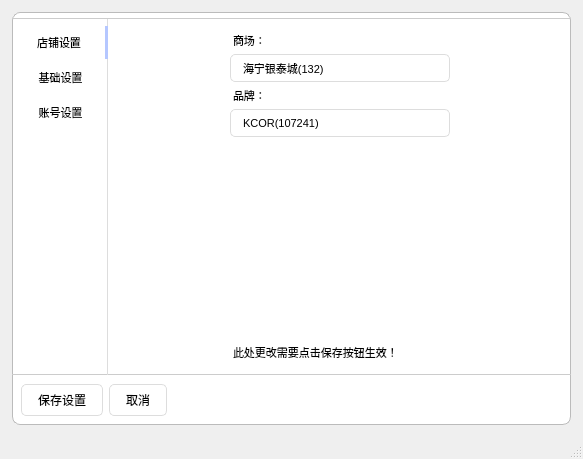
<?xml version="1.0" encoding="UTF-8"?>
<ui version="4.0">
 <class>SettingWindow</class>
 <widget class="QMainWindow" name="SettingWindow">
  <property name="geometry">
   <rect>
    <x>0</x>
    <y>0</y>
    <width>583</width>
    <height>459</height>
   </rect>
  </property>
  <property name="sizePolicy">
   <sizepolicy hsizetype="Preferred" vsizetype="Preferred">
    <horstretch>0</horstretch>
    <verstretch>0</verstretch>
   </sizepolicy>
  </property>
  <property name="minimumSize">
   <size>
    <width>0</width>
    <height>0</height>
   </size>
  </property>
  <property name="maximumSize">
   <size>
    <width>16777215</width>
    <height>16777215</height>
   </size>
  </property>
  <property name="windowTitle">
   <string>设置</string>
  </property>
  <property name="styleSheet">
   <string notr="true"/>
  </property>
  <widget class="QWidget" name="centralwidget">
   <layout class="QHBoxLayout" name="horizontalLayout_6" stretch="0">
    <property name="spacing">
     <number>0</number>
    </property>
    <property name="leftMargin">
     <number>12</number>
    </property>
    <property name="topMargin">
     <number>12</number>
    </property>
    <property name="rightMargin">
     <number>12</number>
    </property>
    <property name="bottomMargin">
     <number>12</number>
    </property>
    <item>
     <widget class="QWidget" name="ctr_widget" native="true">
      <property name="styleSheet">
       <string notr="true">#ctr_widget{
	background-color: #ffffff;
	border-radius: 8px;
	border: 1px solid #bbbbbb;
}
#pushButton_close{
	border-top-right-radius: 8px;
}</string>
      </property>
      <layout class="QVBoxLayout" name="verticalLayout">
       <property name="spacing">
        <number>0</number>
       </property>
       <property name="leftMargin">
        <number>0</number>
       </property>
       <property name="topMargin">
        <number>0</number>
       </property>
       <property name="rightMargin">
        <number>0</number>
       </property>
       <property name="bottomMargin">
        <number>0</number>
       </property>
       <item>
        <widget class="QWidget" name="widget_set_control" native="true">
         <property name="styleSheet">
          <string notr="true"/>
         </property>
         <layout class="QVBoxLayout" name="verticalLayout_set_control">
          <property name="spacing">
           <number>0</number>
          </property>
          <property name="leftMargin">
           <number>0</number>
          </property>
          <property name="topMargin">
           <number>0</number>
          </property>
          <property name="rightMargin">
           <number>0</number>
          </property>
          <property name="bottomMargin">
           <number>0</number>
          </property>
         </layout>
        </widget>
       </item>
       <item>
        <widget class="QWidget" name="widget_cep" native="true">
         <property name="minimumSize">
          <size>
           <width>0</width>
           <height>6</height>
          </size>
         </property>
         <property name="maximumSize">
          <size>
           <width>16777215</width>
           <height>6</height>
          </size>
         </property>
        </widget>
       </item>
       <item>
        <widget class="QWidget" name="widget" native="true">
         <property name="styleSheet">
          <string notr="true">border-top: 1px solid #cccccc;
border-bottom: 1px solid #cccccc;</string>
         </property>
         <layout class="QHBoxLayout" name="horizontalLayout">
          <property name="spacing">
           <number>0</number>
          </property>
          <property name="leftMargin">
           <number>0</number>
          </property>
          <property name="topMargin">
           <number>0</number>
          </property>
          <property name="rightMargin">
           <number>0</number>
          </property>
          <property name="bottomMargin">
           <number>0</number>
          </property>
          <item>
           <widget class="QWidget" name="widget_menu" native="true">
            <property name="styleSheet">
             <string notr="true">#widget_menu{
	border-right: 1px solid #dddddd;
}
QPushButton {
	border: none;
	padding: 8px 24px;
}
QPushButton:hover{
	background-color: #efefef;
}</string>
            </property>
            <layout class="QVBoxLayout" name="verticalLayout_3">
             <property name="spacing">
              <number>2</number>
             </property>
             <property name="leftMargin">
              <number>1</number>
             </property>
             <property name="topMargin">
              <number>8</number>
             </property>
             <property name="rightMargin">
              <number>0</number>
             </property>
             <property name="bottomMargin">
              <number>1</number>
             </property>
             <item>
              <widget class="QPushButton" name="pushButton_shop">
               <property name="font">
                <font>
                 <pointsize>8</pointsize>
                </font>
               </property>
               <property name="cursor">
                <cursorShape>PointingHandCursor</cursorShape>
               </property>
               <property name="styleSheet">
                <string notr="true">border-right: 3px solid #b5c7ff;</string>
               </property>
               <property name="text">
                <string>店铺设置</string>
               </property>
               <property name="icon">
                <iconset resource="../resourse.qrc">
                 <normaloff>:/images/colorful/factory.png</normaloff>:/images/colorful/factory.png</iconset>
               </property>
              </widget>
             </item>
             <item>
              <widget class="QPushButton" name="pushButton_base">
               <property name="font">
                <font>
                 <pointsize>8</pointsize>
                </font>
               </property>
               <property name="cursor">
                <cursorShape>PointingHandCursor</cursorShape>
               </property>
               <property name="text">
                <string>基础设置</string>
               </property>
               <property name="icon">
                <iconset resource="../resourse.qrc">
                 <normaloff>:/images/colorful/set-up-dot.png</normaloff>:/images/colorful/set-up-dot.png</iconset>
               </property>
              </widget>
             </item>
             <item>
              <widget class="QPushButton" name="pushButton_account">
               <property name="font">
                <font>
                 <pointsize>8</pointsize>
                </font>
               </property>
               <property name="cursor">
                <cursorShape>PointingHandCursor</cursorShape>
               </property>
               <property name="text">
                <string>账号设置</string>
               </property>
               <property name="icon">
                <iconset resource="../resourse.qrc">
                 <normaloff>:/images/colorful/user.png</normaloff>:/images/colorful/user.png</iconset>
               </property>
              </widget>
             </item>
             <item>
              <spacer name="verticalSpacer">
               <property name="orientation">
                <enum>Qt::Vertical</enum>
               </property>
               <property name="sizeHint" stdset="0">
                <size>
                 <width>20</width>
                 <height>256</height>
                </size>
               </property>
              </spacer>
             </item>
            </layout>
           </widget>
          </item>
          <item>
           <widget class="QStackedWidget" name="stacked_content">
            <property name="styleSheet">
             <string notr="true">border: none;</string>
            </property>
            <widget class="QWidget" name="page_shop">
             <layout class="QHBoxLayout" name="horizontalLayout_3">
              <property name="spacing">
               <number>0</number>
              </property>
              <property name="leftMargin">
               <number>12</number>
              </property>
              <property name="topMargin">
               <number>12</number>
              </property>
              <property name="rightMargin">
               <number>12</number>
              </property>
              <property name="bottomMargin">
               <number>12</number>
              </property>
              <item>
               <spacer name="horizontalSpacer_2">
                <property name="orientation">
                 <enum>Qt::Horizontal</enum>
                </property>
                <property name="sizeHint" stdset="0">
                 <size>
                  <width>97</width>
                  <height>20</height>
                 </size>
                </property>
               </spacer>
              </item>
              <item>
               <widget class="QWidget" name="widget_shop" native="true">
                <property name="minimumSize">
                 <size>
                  <width>220</width>
                  <height>0</height>
                 </size>
                </property>
                <property name="styleSheet">
                 <string notr="true">QLabel{
    padding: 2px 0;
	font-size: 8pt;
}
QComboBox{
    padding: 5px 12px;
	border: 1px solid #dddddd;
    border-radius: 5px;
    background-color: #ffffff;
	font-size: 8pt;
}
QComboBox:hover{
	border-color: #8eabff;
}
QComboBox::drop-down{
    background-color: none;
    border-radius: 5px;
}
QComboBox QAbstractItemView{
	font-size: 8pt;
    border: none;
}
QComboBox QAbstractItemView:focus{
	outline: none;
}
QComboBox QAbstractItemView::item{
    height: 27px;
    color: #000000;
    padding: 0 9px;
    background-color: #ffffff;
}
QComboBox QAbstractItemView::item:selected{
    background-color: #f3f3f3;
}</string>
                </property>
                <layout class="QVBoxLayout" name="verticalLayout_2">
                 <property name="spacing">
                  <number>3</number>
                 </property>
                 <property name="leftMargin">
                  <number>0</number>
                 </property>
                 <property name="topMargin">
                  <number>0</number>
                 </property>
                 <property name="rightMargin">
                  <number>0</number>
                 </property>
                 <property name="bottomMargin">
                  <number>0</number>
                 </property>
                 <item>
                  <widget class="QLabel" name="label_store">
                   <property name="text">
                    <string>商场：</string>
                   </property>
                  </widget>
                 </item>
                 <item>
                  <widget class="QComboBox" name="comboBox_store">
                   <item>
                    <property name="text">
                     <string>海宁银泰城(132)</string>
                    </property>
                   </item>
                   <item>
                    <property name="text">
                     <string>杭州文化广场(HZ13)</string>
                    </property>
                   </item>
                   <item>
                    <property name="text">
                     <string>杭州滨江银泰广场(HZ20)</string>
                    </property>
                   </item>
                  </widget>
                 </item>
                 <item>
                  <widget class="QLabel" name="label_brand">
                   <property name="text">
                    <string>品牌：</string>
                   </property>
                  </widget>
                 </item>
                 <item>
                  <widget class="QComboBox" name="comboBox_brand">
                   <item>
                    <property name="text">
                     <string>KCOR(107241)</string>
                    </property>
                   </item>
                   <item>
                    <property name="text">
                     <string>NT(107756)</string>
                    </property>
                   </item>
                   <item>
                    <property name="text">
                     <string>兔皇(5649)</string>
                    </property>
                   </item>
                   <item>
                    <property name="text">
                     <string>DR(111862)</string>
                    </property>
                   </item>
                  </widget>
                 </item>
                 <item>
                  <spacer name="verticalSpacer_2">
                   <property name="orientation">
                    <enum>Qt::Vertical</enum>
                   </property>
                   <property name="sizeHint" stdset="0">
                    <size>
                     <width>20</width>
                     <height>205</height>
                    </size>
                   </property>
                  </spacer>
                 </item>
                 <item>
                  <widget class="QLabel" name="label">
                   <property name="text">
                    <string>此处更改需要点击保存按钮生效！</string>
                   </property>
                  </widget>
                 </item>
                </layout>
               </widget>
              </item>
              <item>
               <spacer name="horizontalSpacer_3">
                <property name="orientation">
                 <enum>Qt::Horizontal</enum>
                </property>
                <property name="sizeHint" stdset="0">
                 <size>
                  <width>96</width>
                  <height>20</height>
                 </size>
                </property>
               </spacer>
              </item>
             </layout>
            </widget>
            <widget class="QWidget" name="page_base">
             <layout class="QHBoxLayout" name="horizontalLayout_7">
              <property name="leftMargin">
               <number>12</number>
              </property>
              <property name="topMargin">
               <number>12</number>
              </property>
              <property name="rightMargin">
               <number>12</number>
              </property>
              <property name="bottomMargin">
               <number>12</number>
              </property>
              <item>
               <spacer name="horizontalSpacer_4">
                <property name="orientation">
                 <enum>Qt::Horizontal</enum>
                </property>
                <property name="sizeHint" stdset="0">
                 <size>
                  <width>40</width>
                  <height>20</height>
                 </size>
                </property>
               </spacer>
              </item>
              <item>
               <widget class="QWidget" name="widget_base" native="true">
                <property name="minimumSize">
                 <size>
                  <width>320</width>
                  <height>0</height>
                 </size>
                </property>
                <property name="styleSheet">
                 <string notr="true">QPushButton{
	background-color: #ffffff;
	border: 1px solid #dddddd;
	border-radius: 5px;
	padding: 6px 16px;
}
QPushButton:hover{
	border-color: #8eabff;
}
QLabel, QPushButton{
	font-size: 8pt;
}
QComboBox{
    padding: 5px 12px;
	border: 1px solid #dddddd;
    border-radius: 5px;
    background-color: #ffffff;
	font-size: 8pt;
}
QComboBox:hover{
	border-color: #8eabff;
}
QComboBox::drop-down{
    background-color: none;
    border-radius: 5px;
}
QComboBox QAbstractItemView{
	font-size: 8pt;
    border: none;
}
QComboBox QAbstractItemView:focus{
	outline: none;
}
QComboBox QAbstractItemView::item{
    height: 27px;
    color: #000000;
    padding: 0 9px;
    background-color: #ffffff;
}
QComboBox QAbstractItemView::item:selected{
    background-color: #f3f3f3;
}</string>
                </property>
                <layout class="QVBoxLayout" name="verticalLayout_5">
                 <property name="leftMargin">
                  <number>0</number>
                 </property>
                 <property name="topMargin">
                  <number>0</number>
                 </property>
                 <property name="rightMargin">
                  <number>0</number>
                 </property>
                 <property name="bottomMargin">
                  <number>0</number>
                 </property>
                 <item>
                  <widget class="QLabel" name="label_cache">
                   <property name="text">
                    <string>缓存位置：</string>
                   </property>
                  </widget>
                 </item>
                 <item>
                  <widget class="QWidget" name="widget_cache" native="true">
                   <property name="font">
                    <font>
                     <pointsize>9</pointsize>
                    </font>
                   </property>
                   <layout class="QHBoxLayout" name="horizontalLayout_5" stretch="1,0">
                    <property name="spacing">
                     <number>0</number>
                    </property>
                    <property name="leftMargin">
                     <number>0</number>
                    </property>
                    <property name="topMargin">
                     <number>0</number>
                    </property>
                    <property name="rightMargin">
                     <number>0</number>
                    </property>
                    <property name="bottomMargin">
                     <number>10</number>
                    </property>
                    <item>
                     <widget class="QLabel" name="label_fold">
                      <property name="text">
                       <string/>
                      </property>
                     </widget>
                    </item>
                    <item>
                     <widget class="QPushButton" name="pushButton_chooseFold">
                      <property name="cursor">
                       <cursorShape>PointingHandCursor</cursorShape>
                      </property>
                      <property name="text">
                       <string>更改文件夹</string>
                      </property>
                     </widget>
                    </item>
                   </layout>
                  </widget>
                 </item>
                 <item>
                  <widget class="QLabel" name="label_storage">
                   <property name="text">
                    <string>缓存大小：</string>
                   </property>
                  </widget>
                 </item>
                 <item>
                  <widget class="QWidget" name="widget_storage" native="true">
                   <layout class="QHBoxLayout" name="horizontalLayout_4" stretch="1,0">
                    <property name="spacing">
                     <number>0</number>
                    </property>
                    <property name="leftMargin">
                     <number>0</number>
                    </property>
                    <property name="topMargin">
                     <number>0</number>
                    </property>
                    <property name="rightMargin">
                     <number>0</number>
                    </property>
                    <property name="bottomMargin">
                     <number>10</number>
                    </property>
                    <item>
                     <widget class="QLabel" name="label_storage_size">
                      <property name="text">
                       <string>计算中...</string>
                      </property>
                     </widget>
                    </item>
                    <item>
                     <widget class="QPushButton" name="pushButton_storage">
                      <property name="cursor">
                       <cursorShape>PointingHandCursor</cursorShape>
                      </property>
                      <property name="text">
                       <string>清理缓存</string>
                      </property>
                     </widget>
                    </item>
                   </layout>
                  </widget>
                 </item>
                 <item>
                  <widget class="QLabel" name="label_close_button">
                   <property name="text">
                    <string>主窗口关闭按钮：</string>
                   </property>
                  </widget>
                 </item>
                 <item>
                  <widget class="QComboBox" name="comboBox_close_button">
                   <item>
                    <property name="text">
                     <string>退出软件</string>
                    </property>
                   </item>
                   <item>
                    <property name="text">
                     <string>最小化软件到托盘</string>
                    </property>
                   </item>
                   <item>
                    <property name="text">
                     <string>总是询问我</string>
                    </property>
                   </item>
                  </widget>
                 </item>
                 <item>
                  <spacer name="verticalSpacer_3">
                   <property name="orientation">
                    <enum>Qt::Vertical</enum>
                   </property>
                   <property name="sizeHint" stdset="0">
                    <size>
                     <width>20</width>
                     <height>181</height>
                    </size>
                   </property>
                  </spacer>
                 </item>
                </layout>
               </widget>
              </item>
              <item>
               <spacer name="horizontalSpacer_5">
                <property name="orientation">
                 <enum>Qt::Horizontal</enum>
                </property>
                <property name="sizeHint" stdset="0">
                 <size>
                  <width>40</width>
                  <height>20</height>
                 </size>
                </property>
               </spacer>
              </item>
             </layout>
            </widget>
            <widget class="QWidget" name="page_account">
             <layout class="QHBoxLayout" name="horizontalLayout_9">
              <property name="spacing">
               <number>0</number>
              </property>
              <property name="leftMargin">
               <number>12</number>
              </property>
              <property name="topMargin">
               <number>12</number>
              </property>
              <property name="rightMargin">
               <number>12</number>
              </property>
              <property name="bottomMargin">
               <number>12</number>
              </property>
              <item>
               <spacer name="horizontalSpacer_6">
                <property name="orientation">
                 <enum>Qt::Horizontal</enum>
                </property>
                <property name="sizeHint" stdset="0">
                 <size>
                  <width>53</width>
                  <height>20</height>
                 </size>
                </property>
               </spacer>
              </item>
              <item>
               <widget class="QWidget" name="widget_account" native="true">
                <property name="minimumSize">
                 <size>
                  <width>280</width>
                  <height>0</height>
                 </size>
                </property>
                <property name="styleSheet">
                 <string notr="true">QPushButton{
	background-color: #f6685d;
	color: #ffffff;
	border-radius: 5px;
	padding: 6px 16px;
}
QPushButton:hover{
	background-color: #ff9285;
}
QLabel, QPushButton, QCheckBox{
	font-size: 8pt;
}</string>
                </property>
                <layout class="QVBoxLayout" name="verticalLayout_4">
                 <property name="spacing">
                  <number>10</number>
                 </property>
                 <property name="leftMargin">
                  <number>0</number>
                 </property>
                 <property name="topMargin">
                  <number>0</number>
                 </property>
                 <property name="rightMargin">
                  <number>0</number>
                 </property>
                 <property name="bottomMargin">
                  <number>0</number>
                 </property>
                 <item>
                  <widget class="QLabel" name="label_autolog">
                   <property name="text">
                    <string>自动登录：</string>
                   </property>
                  </widget>
                 </item>
                 <item>
                  <widget class="QCheckBox" name="checkBox_autolog">
                   <property name="text">
                    <string>启用自动登录</string>
                   </property>
                  </widget>
                 </item>
                 <item>
                  <widget class="QLabel" name="label_logout">
                   <property name="text">
                    <string>账号登录：</string>
                   </property>
                  </widget>
                 </item>
                 <item>
                  <widget class="QFrame" name="frame_logout">
                   <property name="frameShape">
                    <enum>QFrame::StyledPanel</enum>
                   </property>
                   <property name="frameShadow">
                    <enum>QFrame::Raised</enum>
                   </property>
                   <layout class="QHBoxLayout" name="horizontalLayout_8">
                    <property name="leftMargin">
                     <number>0</number>
                    </property>
                    <property name="topMargin">
                     <number>0</number>
                    </property>
                    <property name="rightMargin">
                     <number>0</number>
                    </property>
                    <property name="bottomMargin">
                     <number>0</number>
                    </property>
                    <item>
                     <widget class="QPushButton" name="pushButton_logout">
                      <property name="cursor">
                       <cursorShape>PointingHandCursor</cursorShape>
                      </property>
                      <property name="text">
                       <string>退出登录</string>
                      </property>
                     </widget>
                    </item>
                    <item>
                     <spacer name="horizontalSpacer_8">
                      <property name="orientation">
                       <enum>Qt::Horizontal</enum>
                      </property>
                      <property name="sizeHint" stdset="0">
                       <size>
                        <width>223</width>
                        <height>20</height>
                       </size>
                      </property>
                     </spacer>
                    </item>
                   </layout>
                  </widget>
                 </item>
                 <item>
                  <spacer name="verticalSpacer_4">
                   <property name="orientation">
                    <enum>Qt::Vertical</enum>
                   </property>
                   <property name="sizeHint" stdset="0">
                    <size>
                     <width>20</width>
                     <height>207</height>
                    </size>
                   </property>
                  </spacer>
                 </item>
                </layout>
               </widget>
              </item>
              <item>
               <spacer name="horizontalSpacer_7">
                <property name="orientation">
                 <enum>Qt::Horizontal</enum>
                </property>
                <property name="sizeHint" stdset="0">
                 <size>
                  <width>52</width>
                  <height>20</height>
                 </size>
                </property>
               </spacer>
              </item>
             </layout>
            </widget>
           </widget>
          </item>
         </layout>
        </widget>
       </item>
       <item>
        <widget class="QWidget" name="widget_operate" native="true">
         <property name="styleSheet">
          <string notr="true">QPushButton{
	background-color: #ffffff;
	border: 1px solid #dddddd;
	border-radius: 5px;
	padding: 6px 16px;
}
QPushButton:hover{
	border-color: #8eabff;
}</string>
         </property>
         <layout class="QHBoxLayout" name="horizontalLayout_2">
          <item>
           <widget class="QPushButton" name="pushButton_save">
            <property name="cursor">
             <cursorShape>PointingHandCursor</cursorShape>
            </property>
            <property name="text">
             <string>保存设置</string>
            </property>
            <property name="icon">
             <iconset resource="../resourse.qrc">
              <normaloff>:/images/colorful/save.png</normaloff>:/images/colorful/save.png</iconset>
            </property>
           </widget>
          </item>
          <item>
           <widget class="QPushButton" name="pushButton_exit">
            <property name="cursor">
             <cursorShape>PointingHandCursor</cursorShape>
            </property>
            <property name="text">
             <string>取消</string>
            </property>
           </widget>
          </item>
          <item>
           <spacer name="horizontalSpacer">
            <property name="orientation">
             <enum>Qt::Horizontal</enum>
            </property>
            <property name="sizeHint" stdset="0">
             <size>
              <width>366</width>
              <height>20</height>
             </size>
            </property>
           </spacer>
          </item>
         </layout>
        </widget>
       </item>
      </layout>
     </widget>
    </item>
   </layout>
  </widget>
  <widget class="QMenuBar" name="menubar">
   <property name="geometry">
    <rect>
     <x>0</x>
     <y>0</y>
     <width>583</width>
     <height>21</height>
    </rect>
   </property>
  </widget>
  <widget class="QStatusBar" name="statusbar"/>
 </widget>
 <resources>
  <include location="../resourse.qrc"/>
 </resources>
 <connections/>
</ui>
